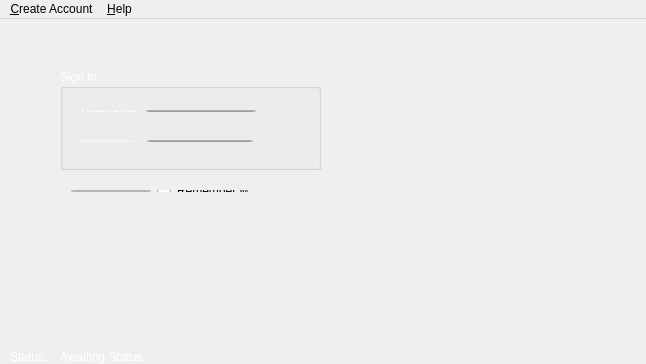
<?xml version="1.0" encoding="UTF-8"?>
<ui version="4.0">
 <class>CanaryGui</class>
 <widget class="QMainWindow" name="CanaryGui">
  <property name="geometry">
   <rect>
    <x>0</x>
    <y>0</y>
    <width>646</width>
    <height>364</height>
   </rect>
  </property>
  <property name="windowTitle">
   <string>CanaryGui</string>
  </property>
  <widget class="QWidget" name="centralWidget">
   <widget class="QLabel" name="label">
    <property name="geometry">
     <rect>
      <x>-25</x>
      <y>-7</y>
      <width>951</width>
      <height>521</height>
     </rect>
    </property>
    <property name="text">
     <string/>
    </property>
    <property name="pixmap">
     <pixmap>../Desktop/Wallpapers/sunset-5105x2871-calm-tree-reflection-4k-9325.jpeg</pixmap>
    </property>
    <property name="scaledContents">
     <bool>true</bool>
    </property>
   </widget>
   <widget class="QGroupBox" name="groupBox">
    <property name="geometry">
     <rect>
      <x>60</x>
      <y>50</y>
      <width>261</width>
      <height>101</height>
     </rect>
    </property>
    <property name="palette">
     <palette>
      <active>
       <colorrole role="WindowText">
        <brush brushstyle="SolidPattern">
         <color alpha="255">
          <red>255</red>
          <green>255</green>
          <blue>255</blue>
         </color>
        </brush>
       </colorrole>
      </active>
      <inactive>
       <colorrole role="WindowText">
        <brush brushstyle="SolidPattern">
         <color alpha="255">
          <red>255</red>
          <green>255</green>
          <blue>255</blue>
         </color>
        </brush>
       </colorrole>
      </inactive>
      <disabled>
       <colorrole role="WindowText">
        <brush brushstyle="SolidPattern">
         <color alpha="255">
          <red>190</red>
          <green>190</green>
          <blue>190</blue>
         </color>
        </brush>
       </colorrole>
      </disabled>
     </palette>
    </property>
    <property name="title">
     <string>Sign In</string>
    </property>
    <widget class="QWidget" name="layoutWidget">
     <property name="geometry">
      <rect>
       <x>10</x>
       <y>30</y>
       <width>197</width>
       <height>24</height>
      </rect>
     </property>
     <layout class="QHBoxLayout" name="horizontalLayout">
      <item>
       <widget class="QLabel" name="label_2">
        <property name="text">
         <string>Username:</string>
        </property>
       </widget>
      </item>
      <item>
       <widget class="QLineEdit" name="username"/>
      </item>
     </layout>
    </widget>
    <widget class="QWidget" name="layoutWidget">
     <property name="geometry">
      <rect>
       <x>10</x>
       <y>60</y>
       <width>194</width>
       <height>24</height>
      </rect>
     </property>
     <layout class="QHBoxLayout" name="horizontalLayout_2">
      <item>
       <widget class="QLabel" name="label_3">
        <property name="text">
         <string>Password: </string>
        </property>
       </widget>
      </item>
      <item>
       <widget class="QLineEdit" name="pass">
        <property name="echoMode">
         <enum>QLineEdit::Password</enum>
        </property>
       </widget>
      </item>
     </layout>
    </widget>
   </widget>
   <widget class="QLabel" name="label_4">
    <property name="geometry">
     <rect>
      <x>400</x>
      <y>30</y>
      <width>211</width>
      <height>211</height>
     </rect>
    </property>
    <property name="text">
     <string/>
    </property>
    <property name="pixmap">
     <pixmap>../Desktop/Wallpapers/Untitled-2.png</pixmap>
    </property>
    <property name="scaledContents">
     <bool>true</bool>
    </property>
   </widget>
   <widget class="QLabel" name="label_5">
    <property name="geometry">
     <rect>
      <x>10</x>
      <y>330</y>
      <width>41</width>
      <height>16</height>
     </rect>
    </property>
    <property name="palette">
     <palette>
      <active>
       <colorrole role="WindowText">
        <brush brushstyle="SolidPattern">
         <color alpha="255">
          <red>255</red>
          <green>255</green>
          <blue>255</blue>
         </color>
        </brush>
       </colorrole>
       <colorrole role="Text">
        <brush brushstyle="SolidPattern">
         <color alpha="255">
          <red>0</red>
          <green>0</green>
          <blue>0</blue>
         </color>
        </brush>
       </colorrole>
      </active>
      <inactive>
       <colorrole role="WindowText">
        <brush brushstyle="SolidPattern">
         <color alpha="255">
          <red>255</red>
          <green>255</green>
          <blue>255</blue>
         </color>
        </brush>
       </colorrole>
       <colorrole role="Text">
        <brush brushstyle="SolidPattern">
         <color alpha="255">
          <red>0</red>
          <green>0</green>
          <blue>0</blue>
         </color>
        </brush>
       </colorrole>
      </inactive>
      <disabled>
       <colorrole role="WindowText">
        <brush brushstyle="SolidPattern">
         <color alpha="255">
          <red>190</red>
          <green>190</green>
          <blue>190</blue>
         </color>
        </brush>
       </colorrole>
       <colorrole role="Text">
        <brush brushstyle="SolidPattern">
         <color alpha="255">
          <red>190</red>
          <green>190</green>
          <blue>190</blue>
         </color>
        </brush>
       </colorrole>
      </disabled>
     </palette>
    </property>
    <property name="text">
     <string>Status:</string>
    </property>
    <property name="textFormat">
     <enum>Qt::PlainText</enum>
    </property>
   </widget>
   <widget class="QLabel" name="statuslabel">
    <property name="geometry">
     <rect>
      <x>60</x>
      <y>330</y>
      <width>321</width>
      <height>16</height>
     </rect>
    </property>
    <property name="palette">
     <palette>
      <active>
       <colorrole role="WindowText">
        <brush brushstyle="SolidPattern">
         <color alpha="255">
          <red>255</red>
          <green>255</green>
          <blue>255</blue>
         </color>
        </brush>
       </colorrole>
       <colorrole role="Text">
        <brush brushstyle="SolidPattern">
         <color alpha="255">
          <red>0</red>
          <green>0</green>
          <blue>0</blue>
         </color>
        </brush>
       </colorrole>
      </active>
      <inactive>
       <colorrole role="WindowText">
        <brush brushstyle="SolidPattern">
         <color alpha="255">
          <red>255</red>
          <green>255</green>
          <blue>255</blue>
         </color>
        </brush>
       </colorrole>
       <colorrole role="Text">
        <brush brushstyle="SolidPattern">
         <color alpha="255">
          <red>0</red>
          <green>0</green>
          <blue>0</blue>
         </color>
        </brush>
       </colorrole>
      </inactive>
      <disabled>
       <colorrole role="WindowText">
        <brush brushstyle="SolidPattern">
         <color alpha="255">
          <red>190</red>
          <green>190</green>
          <blue>190</blue>
         </color>
        </brush>
       </colorrole>
       <colorrole role="Text">
        <brush brushstyle="SolidPattern">
         <color alpha="255">
          <red>190</red>
          <green>190</green>
          <blue>190</blue>
         </color>
        </brush>
       </colorrole>
      </disabled>
     </palette>
    </property>
    <property name="text">
     <string>Awaiting Status</string>
    </property>
    <property name="textFormat">
     <enum>Qt::PlainText</enum>
    </property>
   </widget>
   <widget class="QWidget" name="layoutWidget">
    <property name="geometry">
     <rect>
      <x>60</x>
      <y>160</y>
      <width>199</width>
      <height>24</height>
     </rect>
    </property>
    <layout class="QHBoxLayout" name="horizontalLayout_3">
     <item>
      <widget class="QPushButton" name="pushButton">
       <property name="text">
        <string>Sign In</string>
       </property>
      </widget>
     </item>
     <item>
      <widget class="QRadioButton" name="radioButton">
       <property name="text">
        <string>Remember Me</string>
       </property>
      </widget>
     </item>
    </layout>
   </widget>
  </widget>
  <widget class="QMenuBar" name="menuBar">
   <property name="geometry">
    <rect>
     <x>0</x>
     <y>0</y>
     <width>646</width>
     <height>19</height>
    </rect>
   </property>
   <widget class="QMenu" name="menuCreate_Account">
    <property name="title">
     <string>&amp;Create Account</string>
    </property>
    <addaction name="actionDisabled_in_Beta"/>
   </widget>
   <widget class="QMenu" name="menuHelp">
    <property name="title">
     <string>&amp;Help</string>
    </property>
    <addaction name="helpmenu"/>
   </widget>
   <addaction name="menuCreate_Account"/>
   <addaction name="menuHelp"/>
  </widget>
  <action name="actionDisabled_in_Beta">
   <property name="text">
    <string>Disabled in Beta</string>
   </property>
  </action>
  <action name="helpmenu">
   <property name="text">
    <string>Visit Project Page</string>
   </property>
  </action>
 </widget>
 <layoutdefault spacing="6" margin="11"/>
 <resources/>
 <connections/>
</ui>
